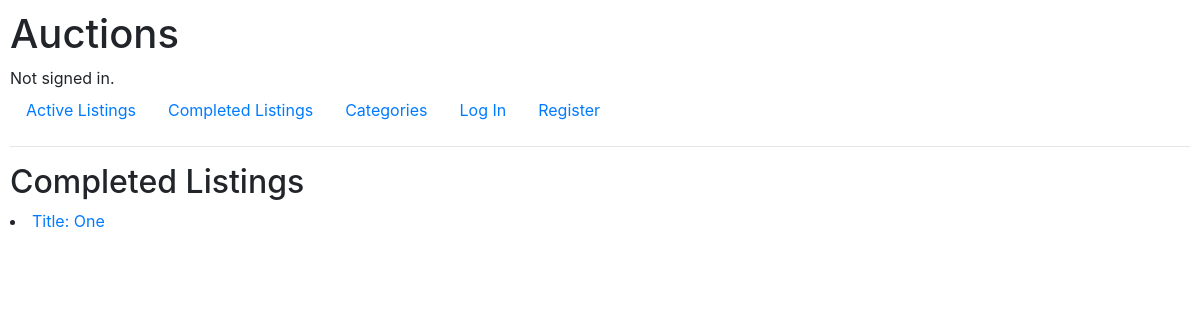
The page /completed on the database as committed earlier.
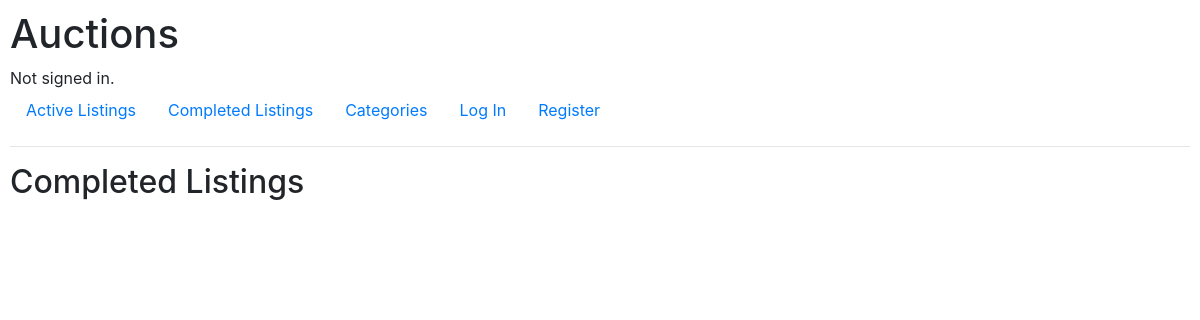
The same page on the database as committed later.
### auctions/models.py (models this page shows)
class Listing(models.Model):
    CATEGORIES = [
        ("MOT", "Motors"),
        ("ART", "Collectibles & Art"),
        ("ELE", "Electronics"),
        ("H&G", "Home & Garden"),
        ("C&A", "Clothing & Accessories"),
        ("TOY", "Toys"),
        ("SPG", "Sporting Goods"),
        ("B&I", "Business & Industrial"),
        ("J&W", "Jewelry & Watches")
    ]
    title = models.CharField(max_length=100)
    description = models.TextField()
    price = models.DecimalField(max_digits=19, decimal_places=2, default=0.00)
    creator = models.ForeignKey(User, on_delete=models.CASCADE, related_name="listings")
    category = models.CharField(max_length=3, choices=CATEGORIES)
    image_URL = models.URLField(blank=True)
    active = models.BooleanField(default=True)
    def __str__(self):
        content = (
            f"Title: {self.title}"
        )
        return content

### auctions/views.py (the view)
# urls.py: path("completed", views.completed_listings, name="completed_listings"),
def completed_listings(request):
    completed_listings = Listing.objects.filter(active=False)
    return render(request, "auctions/completed_listings.html", {
        "completed_listings": completed_listings
    })

### auctions/templates/auctions/completed_listings.html
{% extends "auctions/layout.html" %}
{% block body %}
    <h2>Completed Listings</h2>
    {% for listing in completed_listings %}
        <li>
            <a href="{% url 'auctions:listing' listing.id %}">
                {{ listing }}
        </li>
    {% endfor %}
{% endblock %}

Rows that differ between the two databases and show on the page:
removed Listing: title "Title: One"
